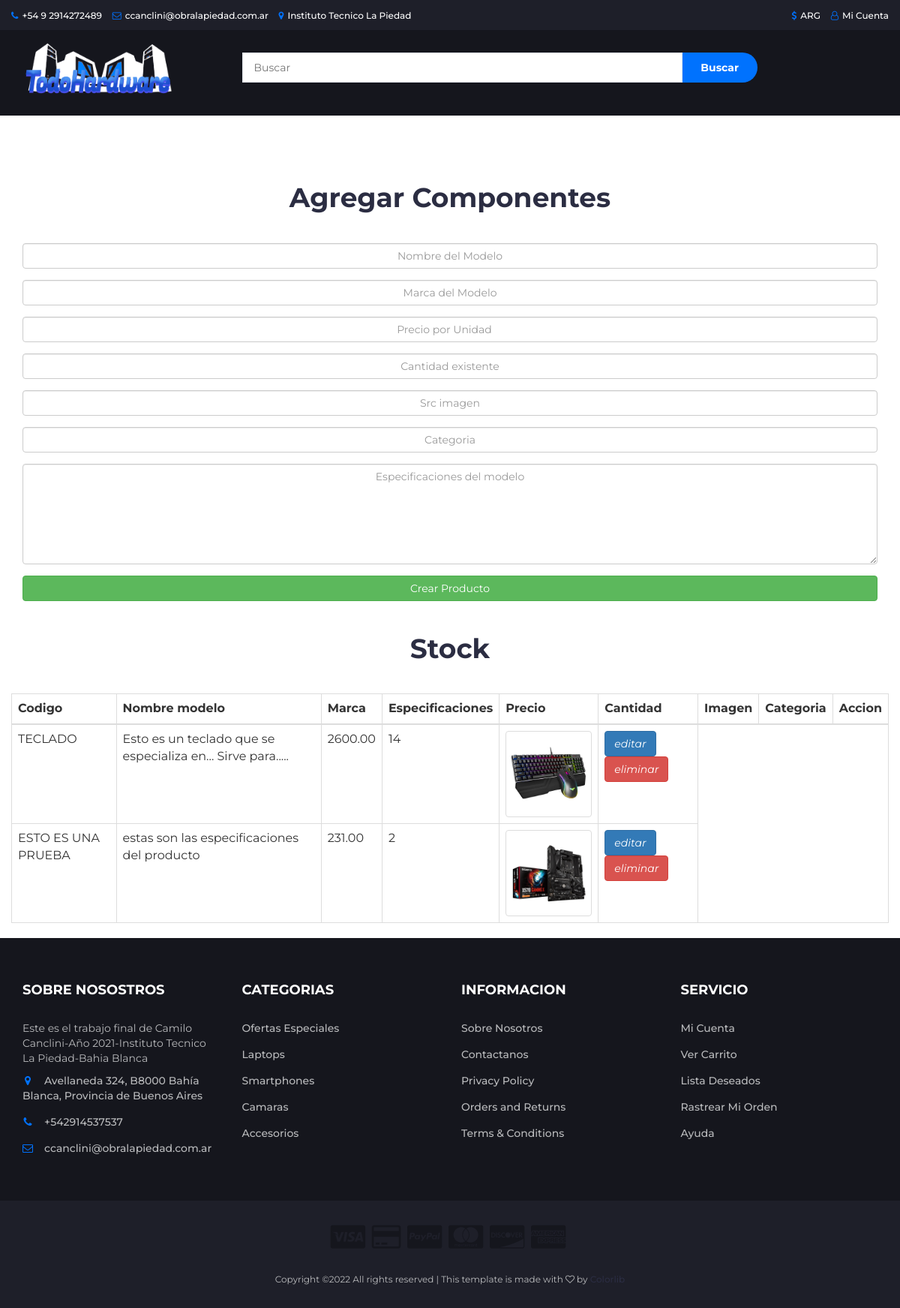
The page /todohardware/abm/abmmain.php on the database its author committed.
### tables this page shows
CREATE TABLE `stock` (
  `codigo` int(10) NOT NULL,
  `nombre` varchar(25) DEFAULT NULL,
  `marca` varchar(30) DEFAULT NULL,
  `cantidad` int(5) DEFAULT NULL,
  `precio` double(10,2) DEFAULT NULL,
  `especificaciones` varchar(200) DEFAULT NULL,
  `imagen` varchar(20) DEFAULT NULL,
  `categoria` int(5) DEFAULT NULL
);

### todohardware/abm/abmmain.php (the view, shortened to what this page needs)
<html>
<head>
		<link type="text/css" rel="stylesheet" href="../css/bootstrap.min.css"/>
		<link type="text/css" rel="stylesheet" href="../css/slick.css"/>
		<link type="text/css" rel="stylesheet" href="../css/slick-theme.css"/>
		<link type="text/css" rel="stylesheet" href="../css/nouislider.min.css"/>
		<link rel="stylesheet" href="../css/font-awesome.min.css">
		<link type="text/css" rel="stylesheet" href="../css/style.css"/>
</head>
<body>
<?php include '../layouts/headerabm.php'; ?>
<div class="section"> </div>
<main class="container">
  <div class="row">
    <div class="container">
      <H1 class="section text-center">Agregar Componentes</H1>
      <div class="card card-body ">
        <form action="crearproducto.php" method="POST">
          <div class="form-group">
            <input type="text" name="nombre" class="form-control text-center" placeholder="Nombre del Modelo" autofocus>
          </div>
          <div class="form-group">
            <input type="text" name="marca" class="form-control text-center" placeholder="Marca del Modelo" autofocus>
          </div>
          <div class="form-group">
            <input type='number' name="precio" class="form-control text-center" placeholder="Precio por Unidad">
          </div>
          <div class="form-group">
            <input name="cantidad" class="form-control text-center" placeholder="Cantidad existente">
          </div>
          <div class="form-group">
            <input name="srcimagen" class="form-control text-center" placeholder="Src imagen">
          </div>
          <div class="form-group">
            <input name="categoria" class="form-control text-center" placeholder="Categoria">
          </div>
          <div class="form-group">
            <textarea name="especificaciones" rows="6" class="form-control text-center" placeholder="Especificaciones del modelo"></textarea>
          </div>
          <input type="submit" name="crear" class="btn btn-success btn-block" value="Crear Producto">
        </form>
      </div>
    </div>
    <H1 class="section text-center">Stock</H1>
    <div class="text-center">
      <table class="table table-bordered">
        <thead>
          <tr>
            <th>Codigo</th>
            <th>Nombre modelo</th>
            <th>Marca</th>
            <th>Especificaciones</th>
            <th>Precio</th>
            <th>Cantidad</th>
            <th>Imagen</th>
            <th>Categoria</th>
            <th>Accion</th>
          </tr>
        </thead>
        <tbody id="tabla">
          <?php
          $enlace = conexionBD();
          $query = 'SELECT * FROM stock;';
          $result_tasks = mysqli_query($enlace, $query);
          while($row = mysqli_fetch_assoc($result_tasks)) { ?>
          <tr>
            <td><?php echo $row['nombre']; ?></td>
            <td><?php echo $row['especificaciones']; ?></td>
            <td><?php echo $row['precio']; ?></td>
            <td><?php echo $row['cantidad']; ?></td>
            <td><img class="img-thumbnail" width="200px" src="../img/<?php echo $row['imagen']; ?>"></img></td>
            <td>
              <a href="editarproducto.php?id=<?php echo $row['codigo']?>" class="btn btn-primary">
                <i class="fas fa-marker">editar</i>
              </a>
              <a href="borrarproducto.php?id=<?php echo $row['codigo']?>" class="btn btn-danger">
                <i class="far fa-trash-alt">eliminar</i>
              </a>
            </td>
          </tr>
          <?php } ?>
        </tbody>
      </table>
    </div>
  </div>
</main>
<?php include('../layouts/footerabm.php'); ?>
</body>
</html>

### todohardware/layouts/headerabm.php
<header class="section-fluid">
	<div id="top-header">
		<div class="container-fluid">
			<ul class="header-links pull-left">
				<li><a href="#"><i class="fa fa-phone"></i>+54 9 2914272489</a></li>
				<li><a href="#"><i class="fa fa-envelope-o"></i>ccanclini@obralapiedad.com.ar</a></li>
				<li><a href="#"><i class="fa fa-map-marker"></i>Instituto Tecnico La Piedad</a></li>
			</ul>
			<ul class="header-links pull-right">
				<li><a href="#"><i class="fa fa-dollar"></i>ARG</a></li>
				<li><a href="#"><i class="fa fa-user-o"></i>Mi Cuenta</a></li>
			</ul>
		</div>
	</div>
	<div id="header">
		<div class="container">
			<div class="row">
				<div class="col-md-3">
					<div class="header-logo">
						<a href="../index.php" class="logo">
							<img src="../img/logo.png" alt="LOGO DE TODO HARDWARE">
						</a>
					</div>
				</div>
				<div class="col-md-9">
					<div class="header-search">
						<form>
							<input class="input" placeholder="Buscar">
							<button class="search-btn">Buscar</button>
						</form>
					</div>
				</div>
			</div>
		</div>
	</div>
</header>

### todohardware/layouts/footerabm.php (shortened to what this page needs)
<footer id="footer">
	<div class="section">
		<div class="container">
			<div class="row">
				<div class="col-md-3 col-xs-6">
					<div class="footer">
						<h3 class="footer-title">Sobre Nosostros</h3>
						<p>Este es el trabajo final de Camilo Canclini-Año 2021-Instituto Tecnico La Piedad-Bahia Blanca</p>
						<ul class="footer-links">
							<li><a href="#"><i class="fa fa-map-marker"></i>Avellaneda 324, B8000 Bahía Blanca, Provincia de Buenos Aires</a></li>
							<li><a href="#"><i class="fa fa-phone"></i>+542914537537</a></li>
							<li><a href="#"><i class="fa fa-envelope-o"></i>ccanclini@obralapiedad.com.ar</a></li>
						</ul>
					</div>
				</div>
				<div class="col-md-3 col-xs-6">
					<div class="footer">
						<h3 class="footer-title">Categorias</h3>
						<ul class="footer-links">
							<li><a href="#">Ofertas Especiales</a></li>
							<li><a href="#">Laptops</a></li>
							<li><a href="#">Smartphones</a></li>
							<li><a href="#">Camaras</a></li>
							<li><a href="#">Accesorios</a></li>
						</ul>
					</div>
				</div>
				<div class="col-md-3 col-xs-6">
					<div class="footer">
						<h3 class="footer-title">Informacion</h3>
						<ul class="footer-links">
							<li><a href="#">Sobre Nosotros</a></li>
							<li><a href="#">Contactanos</a></li>
							<li><a href="#">Privacy Policy</a></li>
							<li><a href="#">Orders and Returns</a></li>
							<li><a href="#">Terms & Conditions</a></li>
						</ul>
					</div>
				</div>
				<div class="col-md-3 col-xs-6">
					<div class="footer">
						<h3 class="footer-title">Servicio</h3>
						<ul class="footer-links">
							<li><a href="#">Mi Cuenta</a></li>
							<li><a href="#">Ver Carrito</a></li>
							<li><a href="#">Lista Deseados</a></li>
							<li><a href="#">Rastrear Mi Orden</a></li>
							<li><a href="#">Ayuda</a></li>
						</ul>
					</div>
				</div>
			</div>
		</div>
	</div>
	<div id="bottom-footer" class="section">
		<div class="container">
			<div class="row">
				<div class="col-md-12 text-center">
					<ul class="footer-payments">
						<li><a href="#"><i class="fa fa-cc-visa"></i></a></li>
						<li><a href="#"><i class="fa fa-credit-card"></i></a></li>
						<li><a href="#"><i class="fa fa-cc-paypal"></i></a></li>
						<li><a href="#"><i class="fa fa-cc-mastercard"></i></a></li>
						<li><a href="#"><i class="fa fa-cc-discover"></i></a></li>
						<li><a href="#"><i class="fa fa-cc-amex"></i></a></li>
					</ul>
					<span class="copyright">
						Copyright &copy;<script>document.write(new Date().getFullYear());</script> All rights reserved | This template is made with <i class="fa fa-heart-o" aria-hidden="true"></i> by <a href="https://colorlib.com" target="_blank">Colorlib</a>
					</span>
				</div>
			</div>
		</div>
	</div>
</footer>

### todohardware/css/style.css (style rules this page uses)
body { font-family: 'Montserrat', sans-serif; font-weight: 400; color: #333; }
h1, h2, h3, h4, h5, h6 { color: #2B2D42; font-weight: 700; margin: 0 0 10px; }
a { color: #2B2D42; font-weight: 500; -webkit-transition: 0.2s color; transition: 0.2s color; }
ul, ol { margin: 0; padding: 0; list-style: none }
.input { height: 40px; padding: 0px 15px; border: 1px solid #E4E7ED; background-color: #FFF; width: 100%; }
.section { padding-top: 30px; padding-bottom: 30px; }
#top-header { padding-top: 10px; padding-bottom: 10px; background-color: #1E1F29; }
.header-links li { display: inline-block; margin-right: 10px; font-size: 12px; }
.header-links li:last-child { margin-right: 0px; }
.header-links li a { color: #FFF; }
.header-links li i { color: #0072FE; margin-right: 5px; }
#header { padding-top: 15px; padding-bottom: 15px; background-color: #15161D; }
.header-logo { float: left; }
.header-logo .logo img { display: block; width: 200px; }
.header-search { padding: 15px 0px; }
.header-search form { position: relative; }
.header-search form .input { width: calc(100% - 260px); margin-right: -4px; }
.header-search form .search-btn { height: 40px; width: 100px; background: #0072FE; color: #FFF; font-weight: 700; border: none; border-radius: 0px 40px 40px 0px; }
#footer { background: #15161D; color: #B9BABC; }
#bottom-footer { background: #1E1F29; }
.footer { margin: 30px 0px; }
.footer .footer-title { color: #FFF; text-transform: uppercase; font-size: 18px; margin: 0px 0px 30px; }
.footer-links li+li { margin-top: 15px; }
.footer-links li a { color: #B9BABC; }
.footer-links li i { margin-right: 15px; color: #0072FE; width: 14px; text-align: center; }
.copyright { margin-top: 30px; display: block; font-size: 12px; }
.footer-payments li { display: inline-block; margin-right: 5px; }
.footer-payments li a { color: #15161D; font-size: 36px; display: block; }

### rows shown on the page
stock: nombre "TECLADO", especificaciones "Esto es un teclado que se especializa en... Sirve para.....", precio "2600.00", cantidad "14", imagen (picture)
stock: nombre "ESTO ES UNA PRUEBA", especificaciones "estas son las especificaciones del producto", precio "231.00", cantidad "2", imagen (picture)
